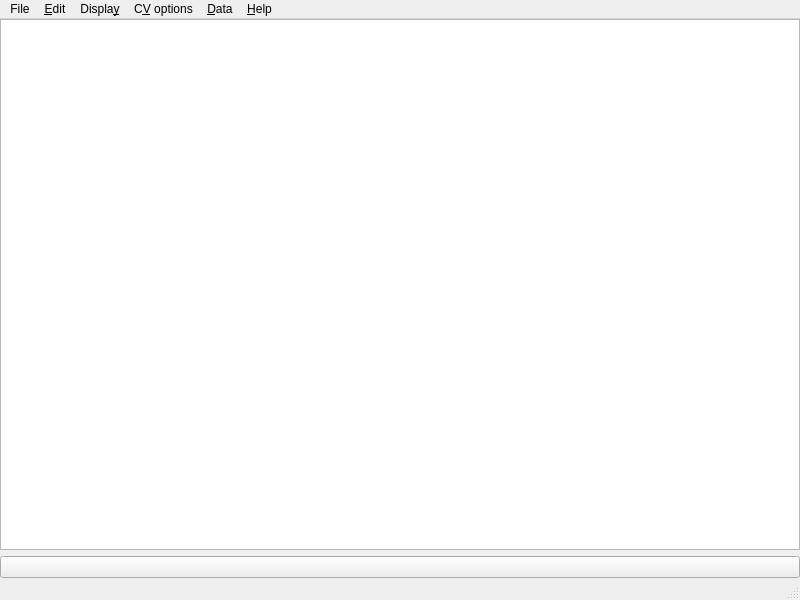
<?xml version="1.0" encoding="UTF-8"?>
<ui version="4.0">
 <class>MainWindow</class>
 <widget class="QMainWindow" name="MainWindow">
  <property name="geometry">
   <rect>
    <x>0</x>
    <y>0</y>
    <width>800</width>
    <height>600</height>
   </rect>
  </property>
  <property name="windowTitle">
   <string>Rompar</string>
  </property>
  <property name="windowIcon">
   <iconset resource="resources/res.qrc">
    <normaloff>:/mainicon_64x64.png</normaloff>:/mainicon_64x64.png</iconset>
  </property>
  <widget class="QWidget" name="centralwidget">
   <layout class="QGridLayout" name="gridLayout">
    <property name="leftMargin">
     <number>0</number>
    </property>
    <property name="topMargin">
     <number>0</number>
    </property>
    <property name="rightMargin">
     <number>0</number>
    </property>
    <property name="bottomMargin">
     <number>0</number>
    </property>
    <property name="horizontalSpacing">
     <number>5</number>
    </property>
    <item row="1" column="0">
     <widget class="RomparGridView" name="graphicsView">
      <property name="alignment">
       <set>Qt::AlignLeading|Qt::AlignLeft|Qt::AlignTop</set>
      </property>
     </widget>
    </item>
    <item row="2" column="0">
     <widget class="QPushButton" name="buttonToggleMode">
      <property name="statusTip">
       <string>Select between grid and data edit mode.</string>
      </property>
      <property name="text">
       <string/>
      </property>
      <property name="icon">
       <iconset resource="resources/res.qrc">
        <normaloff>:/toggleModeIcons/toggleModeIcons/modeEditData.png</normaloff>
        <normalon>:/toggleModeIcons/toggleModeIcons/modeEditGrid.png</normalon>:/toggleModeIcons/toggleModeIcons/modeEditData.png</iconset>
      </property>
      <property name="checkable">
       <bool>true</bool>
      </property>
     </widget>
    </item>
   </layout>
  </widget>
  <widget class="QMenuBar" name="menubar">
   <property name="geometry">
    <rect>
     <x>0</x>
     <y>0</y>
     <width>800</width>
     <height>25</height>
    </rect>
   </property>
   <widget class="QMenu" name="menuFile">
    <property name="title">
     <string>File</string>
    </property>
    <addaction name="actionSave"/>
    <addaction name="actionBackupSave"/>
    <addaction name="actionSaveAs"/>
    <addaction name="separator"/>
    <addaction name="actionQuit"/>
   </widget>
   <widget class="QMenu" name="menuCVOptions">
    <property name="title">
     <string>C&amp;V options</string>
    </property>
    <addaction name="actionRadiusIncrease"/>
    <addaction name="actionRadiusDecrease"/>
    <addaction name="actionDilateIncrease"/>
    <addaction name="actionDilateDecrease"/>
    <addaction name="actionErodeIncrease"/>
    <addaction name="actionErodeDecrease"/>
    <addaction name="actionBitThresholdDivisorIncrease"/>
    <addaction name="actionBitThresholdDivisorDecrease"/>
    <addaction name="actionPixelThresholdMinimumIncrease"/>
    <addaction name="actionPixelThresholdMinimumDecrease"/>
   </widget>
   <widget class="QMenu" name="menuData">
    <property name="title">
     <string>&amp;Data</string>
    </property>
    <addaction name="actionDataInverted"/>
    <addaction name="actionDataLSBitMode"/>
    <addaction name="actionFindHex"/>
    <addaction name="actionSaveDataAsText"/>
   </widget>
   <widget class="QMenu" name="menuDisplay">
    <property name="title">
     <string>Displa&amp;y</string>
    </property>
    <widget class="QMenu" name="menuBase_Image">
     <property name="title">
      <string>Base &amp;Image</string>
     </property>
     <addaction name="separator"/>
     <addaction name="actionImgBGBlank"/>
     <addaction name="actionImgBGOriginal"/>
     <addaction name="actionImgBGTarget"/>
    </widget>
    <addaction name="menuBase_Image"/>
    <addaction name="actionShowGrid"/>
    <addaction name="actionShowDataBinary"/>
    <addaction name="actionShowPeephole"/>
    <addaction name="actionShowData"/>
    <addaction name="actionFontIncrease"/>
    <addaction name="actionFontDecrease"/>
   </widget>
   <widget class="QMenu" name="menuHelp">
    <property name="title">
     <string>&amp;Help</string>
    </property>
    <addaction name="actionAbout"/>
    <addaction name="actionManual"/>
    <addaction name="actionAuthors"/>
    <addaction name="actionLicense"/>
   </widget>
   <widget class="QMenu" name="menu_Edit">
    <property name="title">
     <string>&amp;Edit</string>
    </property>
    <widget class="QMenu" name="menu_mode">
     <property name="title">
      <string>&amp;mode</string>
     </property>
     <addaction name="actionGridEditMode"/>
     <addaction name="actionDataEditMode"/>
     <addaction name="separator"/>
     <addaction name="actionToggleMode"/>
    </widget>
    <addaction name="menu_mode"/>
   </widget>
   <addaction name="menuFile"/>
   <addaction name="menu_Edit"/>
   <addaction name="menuDisplay"/>
   <addaction name="menuCVOptions"/>
   <addaction name="menuData"/>
   <addaction name="menuHelp"/>
  </widget>
  <widget class="QStatusBar" name="statusbar"/>
  <action name="actionSave">
   <property name="text">
    <string>&amp;Save</string>
   </property>
   <property name="shortcut">
    <string>Ctrl+S</string>
   </property>
  </action>
  <action name="actionRadiusIncrease">
   <property name="text">
    <string>Radius +</string>
   </property>
   <property name="toolTip">
    <string>Radius Increase</string>
   </property>
   <property name="shortcut">
    <string>Shift+A</string>
   </property>
  </action>
  <action name="actionRadiusDecrease">
   <property name="text">
    <string>Radius -</string>
   </property>
   <property name="toolTip">
    <string>Radius Decrease</string>
   </property>
   <property name="shortcut">
    <string>A</string>
   </property>
  </action>
  <action name="actionDilateIncrease">
   <property name="text">
    <string>Dilate +</string>
   </property>
   <property name="toolTip">
    <string>Dilate Increase</string>
   </property>
   <property name="shortcut">
    <string>Shift+D</string>
   </property>
  </action>
  <action name="actionDilateDecrease">
   <property name="text">
    <string>Dilate -</string>
   </property>
   <property name="toolTip">
    <string>Dilate Decrease</string>
   </property>
   <property name="shortcut">
    <string>D</string>
   </property>
  </action>
  <action name="actionErodeIncrease">
   <property name="text">
    <string>Erode +</string>
   </property>
   <property name="toolTip">
    <string>Erode Increase</string>
   </property>
   <property name="shortcut">
    <string>Shift+E</string>
   </property>
  </action>
  <action name="actionErodeDecrease">
   <property name="text">
    <string>Erode -</string>
   </property>
   <property name="toolTip">
    <string>Erode Decrease</string>
   </property>
   <property name="shortcut">
    <string>E</string>
   </property>
  </action>
  <action name="actionFontIncrease">
   <property name="text">
    <string>Font +</string>
   </property>
   <property name="toolTip">
    <string>Font Increase</string>
   </property>
   <property name="shortcut">
    <string>Shift+F</string>
   </property>
  </action>
  <action name="actionFontDecrease">
   <property name="text">
    <string>Font -</string>
   </property>
   <property name="toolTip">
    <string>Font Decrease</string>
   </property>
   <property name="shortcut">
    <string>F</string>
   </property>
  </action>
  <action name="actionBitThresholdDivisorIncrease">
   <property name="text">
    <string>Bit Threshold Divisor +</string>
   </property>
   <property name="toolTip">
    <string>Bit Threshold Divisor Increase</string>
   </property>
   <property name="shortcut">
    <string>Shift+M</string>
   </property>
  </action>
  <action name="actionBitThresholdDivisorDecrease">
   <property name="text">
    <string>Bit Threshold Divisor -</string>
   </property>
   <property name="toolTip">
    <string>Bit Threshold Divisor Decrease</string>
   </property>
   <property name="shortcut">
    <string>M</string>
   </property>
  </action>
  <action name="actionPixelThresholdMinimumIncrease">
   <property name="text">
    <string>Pixel Threshold Minimum +</string>
   </property>
   <property name="toolTip">
    <string>Pixel Threshold Minimum Increase</string>
   </property>
   <property name="shortcut">
    <string>=</string>
   </property>
  </action>
  <action name="actionPixelThresholdMinimumDecrease">
   <property name="text">
    <string>Pixel Threshold Minimum -</string>
   </property>
   <property name="toolTip">
    <string>Pixel Threshold Minimum Decrease</string>
   </property>
   <property name="shortcut">
    <string>-</string>
   </property>
  </action>
  <action name="actionImgBGTarget">
   <property name="checkable">
    <bool>true</bool>
   </property>
   <property name="text">
    <string>Target</string>
   </property>
   <property name="shortcut">
    <string>T</string>
   </property>
  </action>
  <action name="actionImgBGBlank">
   <property name="checkable">
    <bool>true</bool>
   </property>
   <property name="text">
    <string>Blank</string>
   </property>
   <property name="shortcut">
    <string>B</string>
   </property>
  </action>
  <action name="actionImgBGOriginal">
   <property name="checkable">
    <bool>true</bool>
   </property>
   <property name="text">
    <string>Original</string>
   </property>
   <property name="shortcut">
    <string>O</string>
   </property>
  </action>
  <action name="actionShowGrid">
   <property name="checkable">
    <bool>true</bool>
   </property>
   <property name="text">
    <string>&amp;Grid</string>
   </property>
   <property name="shortcut">
    <string>G</string>
   </property>
  </action>
  <action name="actionShowDataBinary">
   <property name="checkable">
    <bool>true</bool>
   </property>
   <property name="text">
    <string>Binary</string>
   </property>
   <property name="shortcut">
    <string>Shift+H</string>
   </property>
  </action>
  <action name="actionDataInverted">
   <property name="checkable">
    <bool>true</bool>
   </property>
   <property name="text">
    <string>&amp;Inverted</string>
   </property>
   <property name="shortcut">
    <string>I</string>
   </property>
  </action>
  <action name="actionDataLSBitMode">
   <property name="checkable">
    <bool>true</bool>
   </property>
   <property name="text">
    <string>&amp;Least Significant Bit Mode</string>
   </property>
   <property name="shortcut">
    <string>L</string>
   </property>
  </action>
  <action name="actionShowPeephole">
   <property name="checkable">
    <bool>true</bool>
   </property>
   <property name="text">
    <string>Peephole</string>
   </property>
   <property name="shortcut">
    <string>P</string>
   </property>
  </action>
  <action name="actionShowData">
   <property name="checkable">
    <bool>true</bool>
   </property>
   <property name="text">
    <string>Data</string>
   </property>
   <property name="shortcut">
    <string>S</string>
   </property>
  </action>
  <action name="actionBackupSave">
   <property name="text">
    <string>&amp;Backup and Save</string>
   </property>
   <property name="shortcut">
    <string>Ctrl+Shift+S</string>
   </property>
  </action>
  <action name="actionSaveAs">
   <property name="text">
    <string>Save &amp;As</string>
   </property>
  </action>
  <action name="actionFindHex">
   <property name="text">
    <string>&amp;Find Hex</string>
   </property>
   <property name="shortcut">
    <string>/</string>
   </property>
  </action>
  <action name="actionAbout">
   <property name="text">
    <string>&amp;About</string>
   </property>
  </action>
  <action name="actionManual">
   <property name="text">
    <string>&amp;Manual</string>
   </property>
  </action>
  <action name="actionLicense">
   <property name="text">
    <string>&amp;License</string>
   </property>
  </action>
  <action name="actionAuthors">
   <property name="text">
    <string>Aut&amp;hors</string>
   </property>
  </action>
  <action name="actionQuit">
   <property name="text">
    <string>&amp;Quit</string>
   </property>
  </action>
  <action name="actionSaveDataAsText">
   <property name="text">
    <string>&amp;Export Data as Text</string>
   </property>
   <property name="shortcut">
    <string>Ctrl+Shift+E</string>
   </property>
  </action>
  <action name="actionGridEditMode">
   <property name="checkable">
    <bool>true</bool>
   </property>
   <property name="icon">
    <iconset resource="resources/res.qrc">
     <normaloff>:/toggleModeIcons/toggleModeIcons/modeEditGrid.png</normaloff>:/toggleModeIcons/toggleModeIcons/modeEditGrid.png</iconset>
   </property>
   <property name="text">
    <string>Grid Edit Mode</string>
   </property>
  </action>
  <action name="actionDataEditMode">
   <property name="checkable">
    <bool>true</bool>
   </property>
   <property name="icon">
    <iconset resource="resources/res.qrc">
     <normaloff>:/toggleModeIcons/toggleModeIcons/modeEditData.png</normaloff>:/toggleModeIcons/toggleModeIcons/modeEditData.png</iconset>
   </property>
   <property name="text">
    <string>Data Edit Mode</string>
   </property>
  </action>
  <action name="actionToggleMode">
   <property name="text">
    <string>&amp;Toggle Mode</string>
   </property>
   <property name="shortcut">
    <string>Ctrl+Space</string>
   </property>
  </action>
 </widget>
 <customwidgets>
  <customwidget>
   <class>RomparGridView</class>
   <extends>QGraphicsView</extends>
   <header>rompargridview.h</header>
  </customwidget>
 </customwidgets>
 <resources>
  <include location="resources/res.qrc"/>
 </resources>
 <connections>
  <connection>
   <sender>actionQuit</sender>
   <signal>triggered()</signal>
   <receiver>MainWindow</receiver>
   <slot>close()</slot>
   <hints>
    <hint type="sourcelabel">
     <x>-1</x>
     <y>-1</y>
    </hint>
    <hint type="destinationlabel">
     <x>399</x>
     <y>299</y>
    </hint>
   </hints>
  </connection>
 </connections>
</ui>
